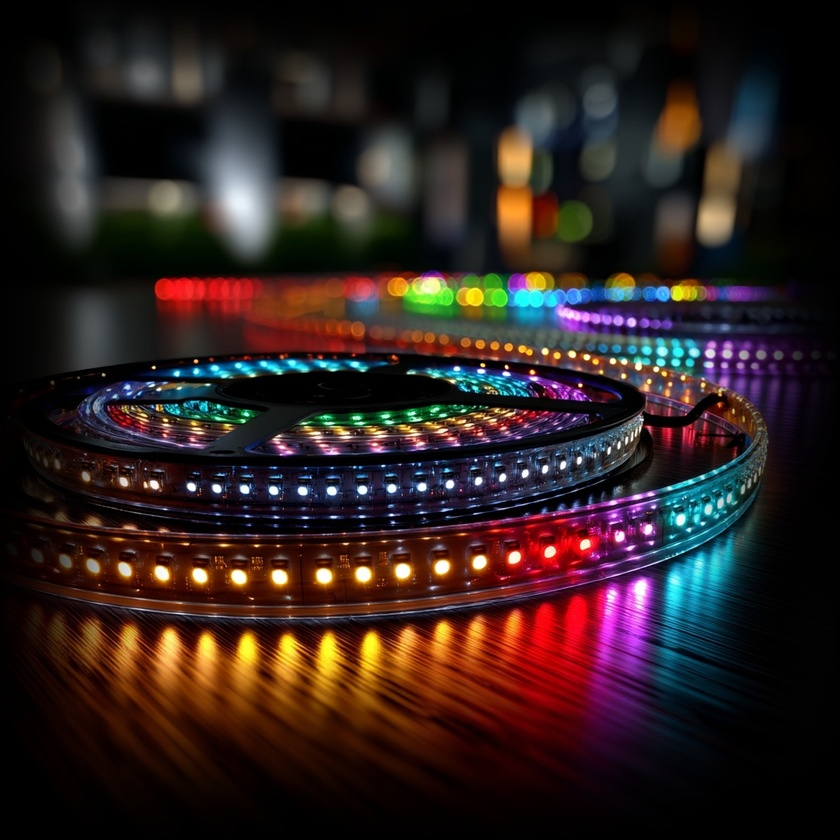
#> input picture brand/top.orig.jpg, 840 x 840 px, shrunk from 1024 x 1024 before the run
$ python feather1.py
#> lines starting #> are read from the running program, lines starting #| are printed output that depends on the picture
from PIL import Image, ImageDraw, ImageFilter
import math

def apply_feather(input_path, output_path, feather_radius=50):
#> called with input_path = 'top.orig.jpg', output_path = 'top.jpg', feather_radius = 50
    img = Image.open(input_path).convert("RGBA")
    width, height = img.size
#> width = 840; height = 840

    # Create a mask that's white in the center and fades to black at edges
    mask = Image.new("L", (width, height), 0)
#> mask: PIL image 840x840 L; every value is 0
    draw = ImageDraw.Draw(mask)

    # Create a gradient from center to edges
    # We'll draw multiple rectangles with increasing alpha
    center_x, center_y = width // 2, height // 2
#> center_x = 420; center_y = 420
    max_distance = math.sqrt(center_x**2 + center_y**2)
#> max_distance = 594

    # Alternative simpler approach: create a white rectangle and blur heavily
    # This creates feathered edges all around
    margin = feather_radius * 2
    draw.rectangle(
        [margin, margin, width - margin, height - margin],
        fill=255
    )

    # Apply Gaussian blur to create the feather effect
    mask = mask.filter(ImageFilter.GaussianBlur(radius=feather_radius))
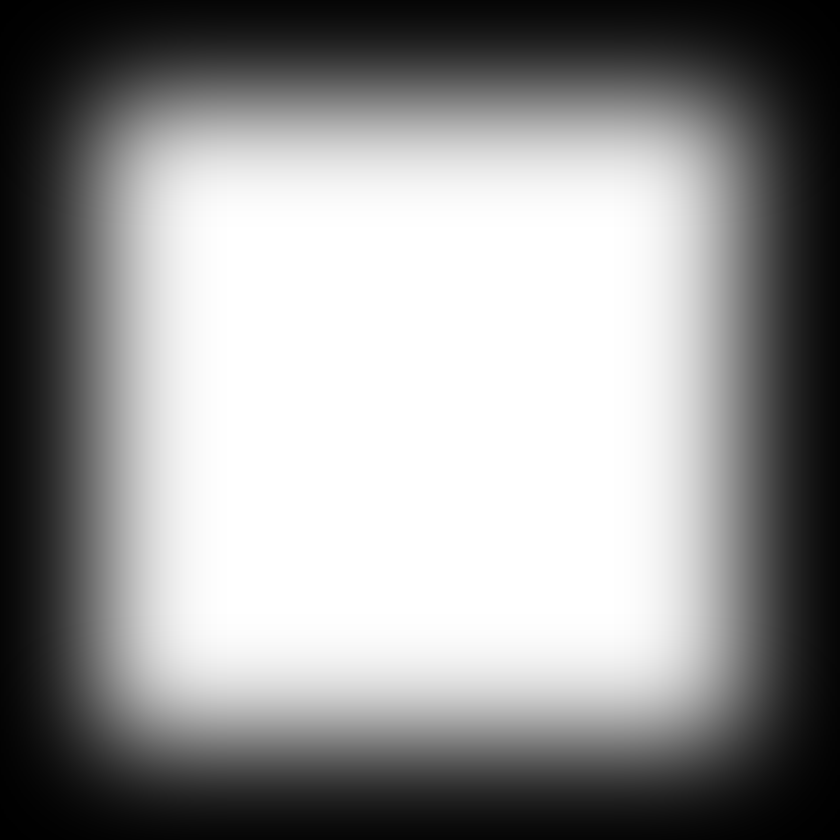
#> mask: PIL image 840x840 L; min 0, max 255, mean 148.3

    # Composite with black background
    black_bg = Image.new("RGBA", (width, height), (0, 0, 0, 255))
    result = Image.composite(img, black_bg, mask)
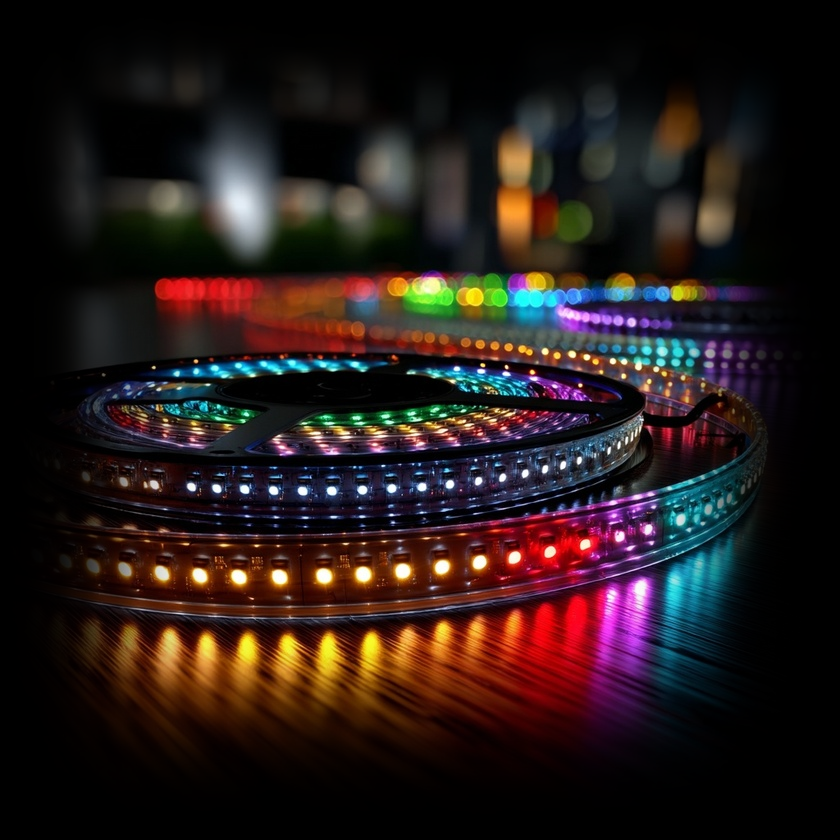
#> result: PIL image 840x840 RGBA; mean R, G, B, A 38.7, 26.7, 25.3, 255

    result.convert("RGB").save(output_path, quality=95)

if __name__ == "__main__":
    apply_feather("top.orig.jpg", "top.jpg")
